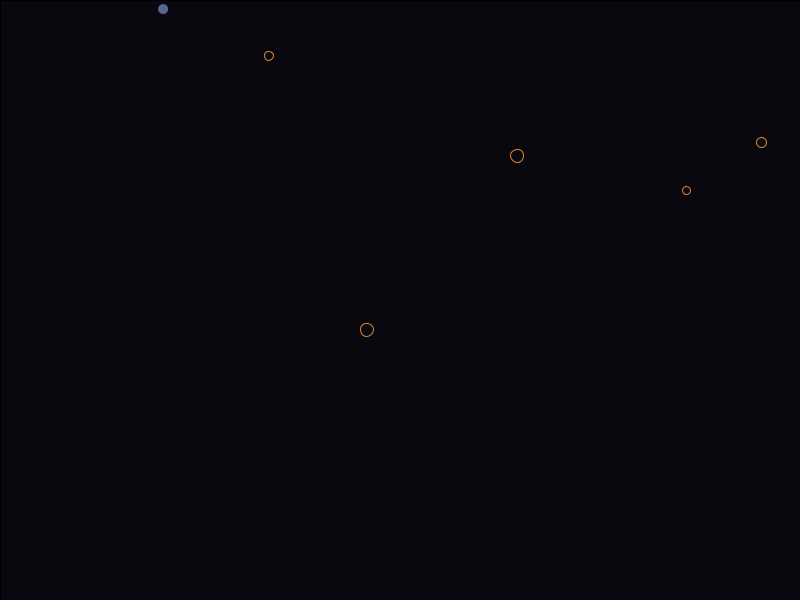
Frame 1 (no input)
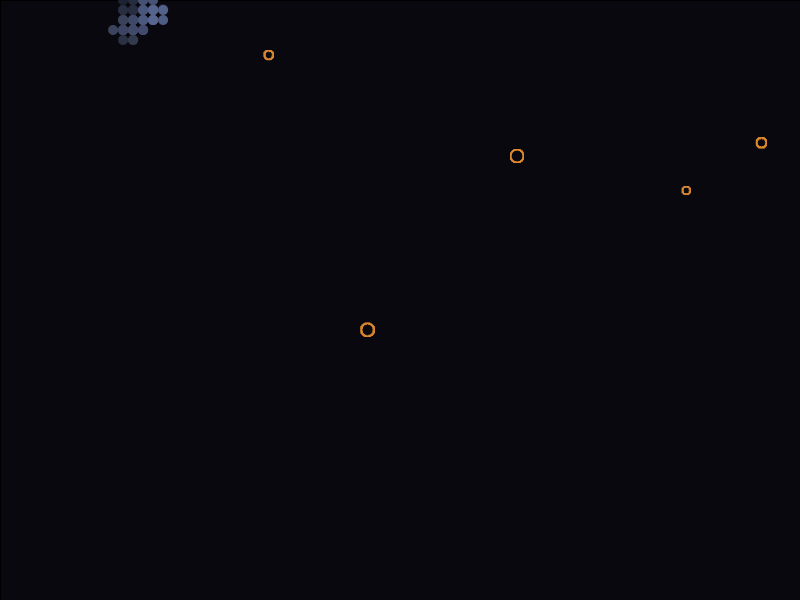
Frame 60 (the mouse pressed at the canvas centre just before this capture)
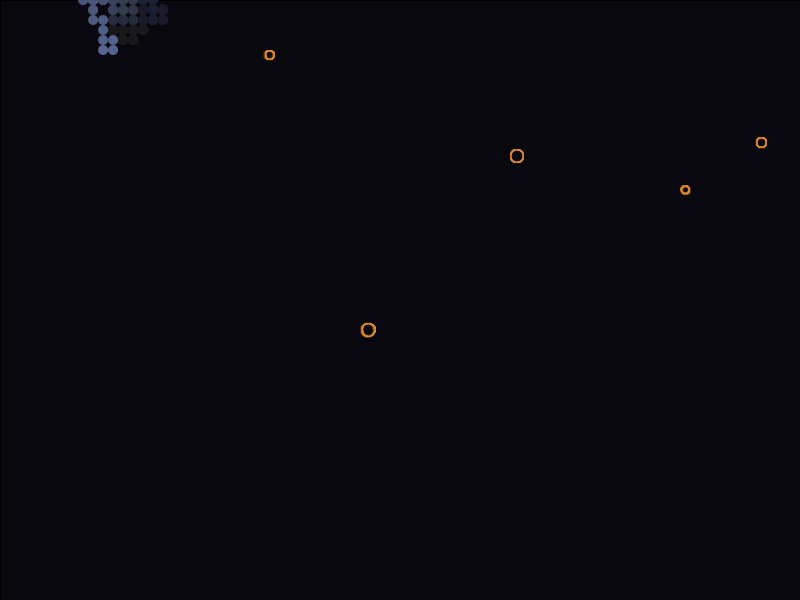
Frame 120 (the mouse held since frame 60 and released just before this capture)

The Processing sketch that drew these frames (run headless with seeded random() and noise(); from frame 60 on, the mouse is pressed at the canvas centre):

// Processing sketch: processing_141336
// ── processing_141336.pde

Person p1;// p1-p5 all start as non-infected
Person p2;
Person p3;
Person p4;
Person p5;
Virus v1;// virus


void setup() { // starting parameters for sketch
  size(800, 600);// canvas
  background(#09080E);// background 
  // frameRate(20);

  p1 = new Person(13); // p1-p5 & virus initialized  
  p2 = new Person(10);
  p3= new Person (8);
  p4 = new Person(13);
  p5= new Person(9);
  v1 = new Virus(10);
}

void draw() { // cycling through animation
fill(#09080E, 5);
rect(0,0, width, height);
  p1.display();
  p1.move(); // movement is initially limited
  p2.display();
  p2.move();
  p3.display();
  p3.move();
  p4.display();
  p4.move();
  p5.display();
  p5.move();
  v1.display();
  v1.move();


  if (v1.infect(p1)) { //communication between objects, if the virus intersects with a person, the person takes on the virus characteristics
    p1.inter();
    println("match");
  } else {
   p1.safe();
  }
 
 
  if (v1.infect(p2)) { //communication between objects, if the virus intersects with a person, the person takes on the virus characteristics
    p2.inter();
    println("match");
  } else {
   p2.safe();
  }
  
  
   if (v1.infect(p3)) { //communication between objects, if the virus intersects with a person, the person takes on the virus characteristics
    p3.inter();
    println("match");
  } else {
   p3.safe();
  }

   if (v1.infect(p4)) { //communication between objects, if the virus intersects with a person, the person takes on the virus characteristics
    p4.inter();
    println("match");
  } else {
   p4.safe();
  }
    
   if (v1.infect(p5)) { //communication between objects, if the virus intersects with a person, the person takes on the virus characteristics
    p5.inter();
    println("match");
  } else {
   p5.safe();
  }
   



  if (keyPressed)         //Press R to restart
    if (key == 'r' || key == 'R') {
      setup();
    } //--end keyPressed
}



class Person {

  float x, y, m;
  float randomInfect;
  int s;
  int probVirusMove, probInfect, random;
  color cv, cv1, cv2, cp, cp1;




  Person (int _s) {
    x = random(800);
    y = random(600);
    m = .1;
    s= _s;
    probVirusMove=3;
    probInfect=94;
    cp1=color (#DD8830);
    cv1= color(#506477);
    cv2= color(#576691);
    cp=cp1;
  }

  void display( ) {
    noFill();
    stroke(cp);
    ellipse(x, y, s, s);
  }

  void move() {
 int option =  int(random (4));
    if (cp==cv1 || cp==cv2) { 
           
     
      if (option == 0) {      
       
          x = x + (m*100);
     
      } 
      else if (option == 1) {
      
          x = x - (m*100);
     
      } 
      else if (option == 2) {
      
          y = y + (m*100);
       
      } 
      else if (option==3){
       
          y = y - (m*100);
      
      } 
     x = constrain(x, 0, width);
      y = constrain(y, 0, height);  
   }
     
    if (cp==cp1) {      
      if (option == 0) {
        x = x + m;
      } 
      else if (option == 1) {
        x = x - m;
      } 
      else if (option == 2) {
        y = y + m;
      } 
      else {
        y = y - m;
      } 

      x = constrain(x, 0, width);
      y = constrain(y, 0, height);
    }
  }
  //walk() end


  //INTERSECT & NOT INTERSECT FUNCTIONS: CHANGE COLOR 
  void inter() { 

    randomInfect= int(random(100));// establishes a probability for infection based on percentage of men and women in US
    float probability= probInfect/2; //men
    if (randomInfect> probability) { //women
      cp = cv1; //women
      println ("match");
    } 
    else { 
      cp=cv2; //men
      println("check");
    }
  }

  void safe () {
    cp=cp;
  }


/*not using this right now*/
  boolean infect (Person p0) {   // Use Object as arguments in functions 
    //while (cp== cv1 || cp==cv2) {
    float d = dist(x, y, p0.x, p0.y);  
    if (d < (10 + p0.s)) {         //multiplying *5 to increase possibility
      return true;
    } 
    else {
      return false;
    }
  }
}

class Virus {
  float x, y, m;
  float randomInfect;
  int s;
  int probVirusMove, probInfect, random;
  color cv, cv1, cv2, cp, cp1;

  Virus (int _s) {
    x = random(800);
    y = random(600);
    m=.1;
    s=_s;
    probInfect=94;
    cp1=color(#DD8830);
    cv1= color(#506477);
    cv2= color(#576691);//(#F0D53F);
    cv=cv2;
  }

    void display( ) {
      noStroke();
      fill(cv);
      ellipse(x, y, s, s);
    }

    void move() {
      int option =  int(random (4));
    
      if (option == 0) {      
       
          x = x + (m*100);
      
      } 
      else if (option == 1) {
       
          x = x - (m*100);
      
      } 
      else if (option == 2) {
      
          y = y + (m*100);
      
      } 
      else if(option==3){
       
          y = y - (m*100);
       
      }    


      x = constrain(x, 0, width);
      y = constrain(y, 0, height);
    } //walk() end


  

    boolean infect (Person p0) {   // Use Object as arguments in functions 

      float dV = dist(v1.x, v1.y, p0.x, p0.y);  


      if ((dV >0) && (dV < 10 + p0.s) ) {         //multiplying *5 to increase possibility
        return true;
    
      } 
      else {
        return false;
      }
    }
  }
